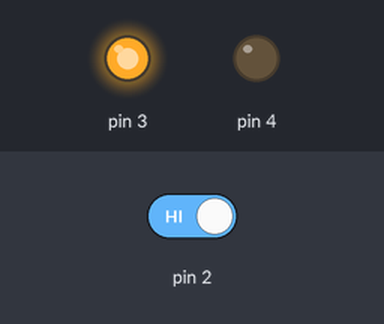
Recording of a sketch running on a simulated Arduino Uno, built with avr-gcc and run on an emulated ATmega328P. On the bench: output pins drawn as LEDs (lit = HIGH). The test bench sets the inputs (shaded band); at power-on: pin 2 HIGH.

Above: at 1.2 s.
1.3 s: pin 2 driven LOW
At 1.9 s:
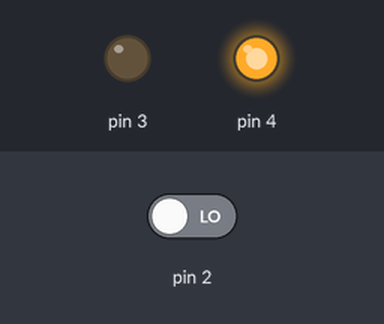
2.8 s: pin 2 driven HIGH
At 3.4 s:
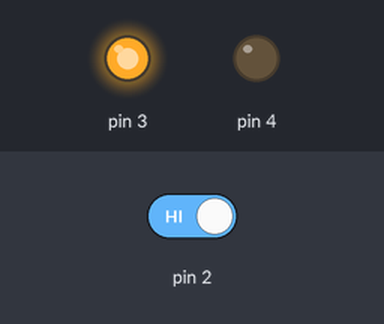
Timing chart, 0 to 5.8 s (numbered marks = the images above; inputs shaded):
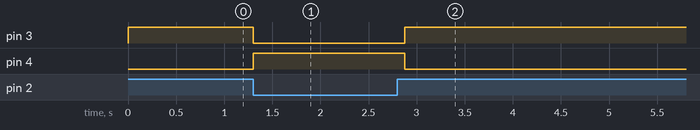

Measured:
- after the input at 1.3 s, pin 3: HIGH → LOW at once; pin 4: LOW → HIGH at once
- after the input at 2.8 s, pin 3: LOW → HIGH after 0.08 s; pin 4: HIGH → LOW after 0.08 s

The sketch:

Code.ino
```cpp
void setup() {
  pinMode(4, OUTPUT);
  pinMode(3, OUTPUT);
  pinMode(2, INPUT);
}

void loop() {
  int sev = digitalRead(2);
  if(sev == LOW)
  {
    digitalWrite(4, 1);
    digitalWrite(3, 0);
    delay(175);
  }
  else
  {
    digitalWrite(4, 0);
    digitalWrite(3, 1);
  }

}
```
